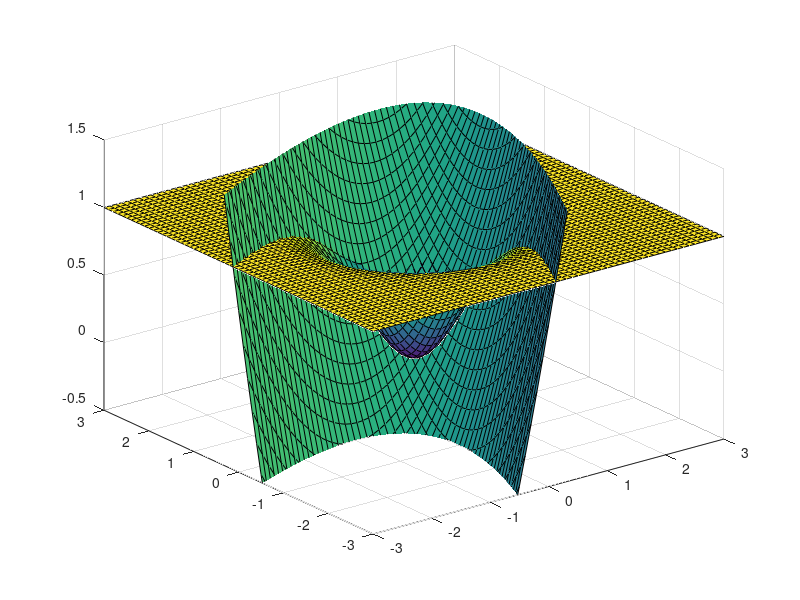

Write MATLAB code to recreate this figure.
function NewtonsMethod
    [X,Y] = meshgrid(-3:0.1:3);
    F = 1 - exp(-X.^2 - Y.^2);

    surf(X,Y,F)
    hold on

    start_point = [0.5 0.5];
    x0 = start_point(1);
    y0 = start_point(2);

    function_val = 1 - exp(-x0^2 - y0^2);
    function_gradient = [2*x0; 2*y0];
    function_gradient = function_gradient * exp(-x0^2 - y0^2);

    H = [2-4*x0^2 -4*x0*y0; ...
         -4*x0*y0 2-4*y0^2];

    H = H * exp(-x0^2 - y0^2);

    approximated_function_val = function_val + function_gradient(1)*(X-x0) + function_gradient(2)*(Y-y0) +...
    0.5*(H(1,1)*(X-x0).^2 + 2*H(1,2)*(X-x0).*(Y-y0) + H(2,2)*(Y-y0).^2);    

    surfl(X,Y,approximated_function_val);
    hold off

    axis([-3 3 -3 3 -0.5 1.5])
end